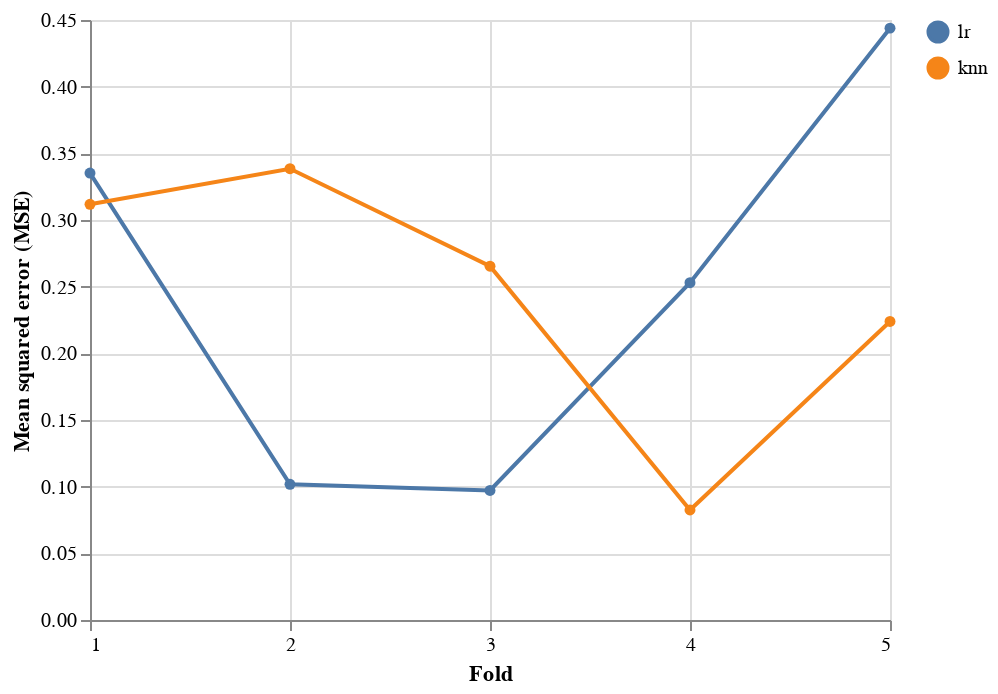

Notebook cell for this chart:
### Code cell
alt.Chart(df_scores.reset_index()).mark_line(
     point=alt.OverlayMarkDef()
).encode(
    x=alt.X("index", bin=False, title="Fold", axis=alt.Axis(tickCount=5)),
    y=alt.Y(
        alt.repeat("layer"), aggregate="mean", title="Mean squared error (MSE)"
    ),
    color=alt.datum(alt.repeat("layer")),
).repeat(layer=["lr", "knn"])

### Figure 1 — Vega-Lite specification as saved in the notebook (floating-point values rounded to 4 significant figures)
{"config": {"view": {"continuousWidth": 400, "continuousHeight": 300}}, "repeat": {"layer": ["lr", "knn"]}, "spec": {"data": {"name": "data-77556653c5f502f1db5f098394ed4af6"}, "mark": {"type": "line", "point": {}}, "encoding": {"color": {"datum": {"repeat": "layer"}}, "x": {"axis": {"tickCount": 5}, "bin": false, "field": "index", "title": "Fold", "type": "quantitative"}, "y": {"aggregate": "mean", "field": {"repeat": "layer"}, "title": "Mean squared error (MSE)"}}}, "$schema": "https://vega.github.io/schema/vega-lite/v4.17.0.json", "datasets": {"data-77556653c5f502f1db5f098394ed4af6": [{"index": 1, "lr": 0.3352, "knn": 0.3118}, {"index": 2, "lr": 0.1018, "knn": 0.3384}, {"index": 3, "lr": 0.09717, "knn": 0.2653}, {"index": 4, "lr": 0.253, "knn": 0.0825}, {"index": 5, "lr": 0.4439, "knn": 0.2239}]}}
